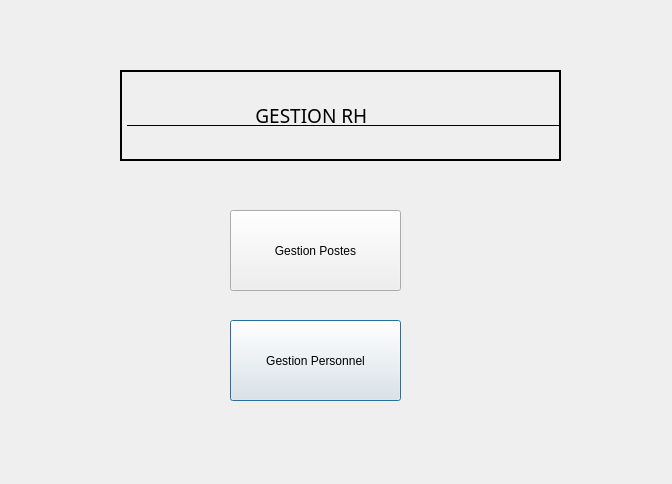
<?xml version="1.0" encoding="UTF-8"?>
<ui version="4.0">
 <class>maingrh</class>
 <widget class="QDialog" name="maingrh">
  <property name="geometry">
   <rect>
    <x>0</x>
    <y>0</y>
    <width>672</width>
    <height>484</height>
   </rect>
  </property>
  <property name="windowTitle">
   <string>Dialog</string>
  </property>
  <widget class="QPushButton" name="pushButton_perso">
   <property name="geometry">
    <rect>
     <x>230</x>
     <y>320</y>
     <width>171</width>
     <height>81</height>
    </rect>
   </property>
   <property name="text">
    <string>Gestion Personnel</string>
   </property>
  </widget>
  <widget class="QLabel" name="label">
   <property name="geometry">
    <rect>
     <x>120</x>
     <y>70</y>
     <width>441</width>
     <height>91</height>
    </rect>
   </property>
   <property name="font">
    <font>
     <family>Perpetua Titling MT</family>
     <pointsize>14</pointsize>
     <underline>true</underline>
    </font>
   </property>
   <property name="frameShape">
    <enum>QFrame::WinPanel</enum>
   </property>
   <property name="text">
    <string>                          GESTION RH                                       </string>
   </property>
  </widget>
  <widget class="QPushButton" name="pushButton_postes">
   <property name="geometry">
    <rect>
     <x>230</x>
     <y>210</y>
     <width>171</width>
     <height>81</height>
    </rect>
   </property>
   <property name="text">
    <string>Gestion Postes</string>
   </property>
  </widget>
 </widget>
 <resources/>
 <connections/>
</ui>
